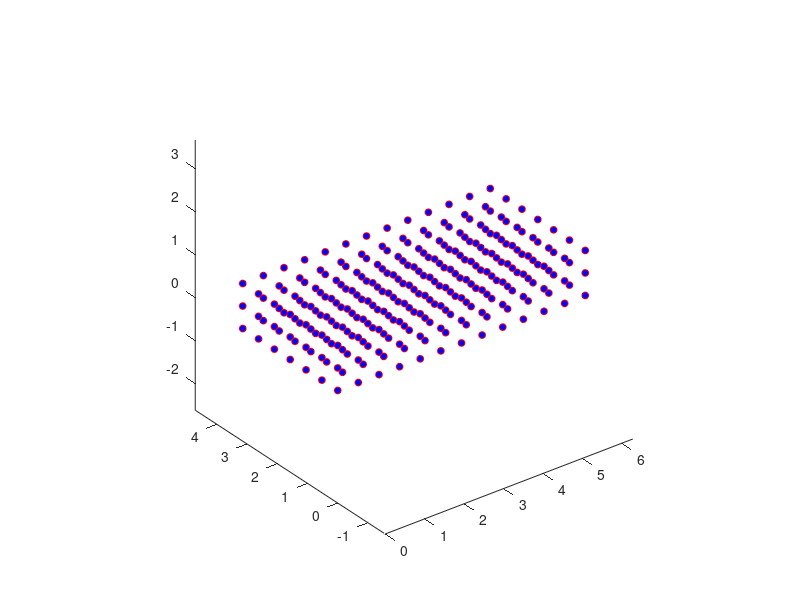

MATLAB code for this plot: (Note: this script raises an error after producing the figure.)
close all

phi1 = 0:pi/6:2*pi;
phi = 0:pi/6:pi;
phi2 = 0:pi/6:pi/3;

[PHI1, PHI, PHI2] = meshgrid(phi1,phi,phi2);

figure(1)

plot3(PHI1(:),PHI(:),PHI2(:),...
    'LineStyle','none',...
    'Marker','o',...
    'MarkerEdgeColor','r',...
    'MarkerFaceColor','b',...
    'MarkerSize',5);

axis equal





CsM = zeros(6,6,length(PHI1(:)));

for cc = 1 : length(PHI1(:))
      
    [Cs,CsM(:,:,cc)] = stiffness_calc_hex([PHI1(cc),PHI(cc),PHI2(cc)]);

end


orilist_old = 1:length(PHI1(:));
orilist_new = 1:length(PHI1(:));

unique_list1 = [];
unique_list2 = [];

for cc = 1:length(PHI1(:))
    
    if sum(orilist_old == cc) == 0 
        continue
    end
        
    for dd = orilist_old
        
        if all(abs(CsM(:,:,cc)-CsM(:,:,dd)) < 1E-10) == 1        
            orilist_new(orilist_new == dd) = [];
            unique_list1 = [unique_list1 ,dd];
            unique_list2 = [unique_list2, cc];
        end
    end
    orilist_old = orilist_new;
end





figure(2)


A = accumarray(unique_list2',unique_list1',[],@(x) {x});

pause(.5)

for ii = 1:size(A,1)


    phi1 = PHI1(A{ii});
    Phi = PHI(A{ii});
    phi2 = PHI2(A{ii});

    
    colorvec = [rand(),rand(),rand()];

    
    plot3(phi1,Phi,phi2,...
        'LineStyle','none',...
        'Marker','s',...
        'MarkerEdgeColor','k',...
        'MarkerFaceColor',colorvec,...
        'MarkerSize',9)

    hold on
    
    if ii < 50; pause(0.1); else; pause(0.001); end
    
    axis equal
    axis([0 2*pi 0 pi 0 pi/3])
end

hold off

xlabel('\phi_1'); ylabel('\Phi');
title('Orientations with same Stiffness Matrix')